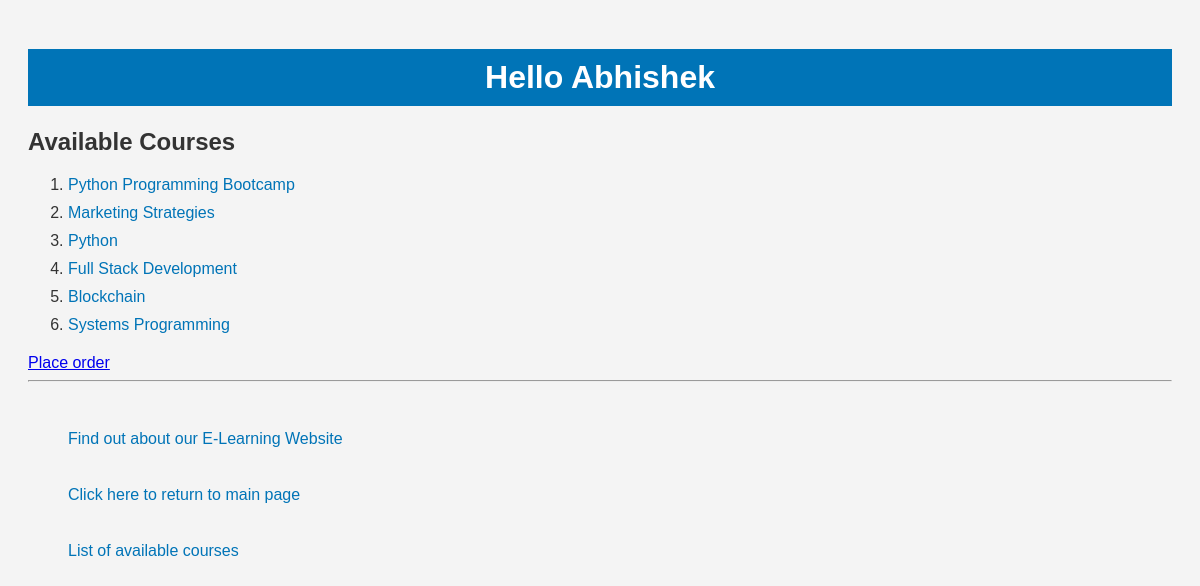
/myappF23/courses/, run on an earlier commit of the app's database.
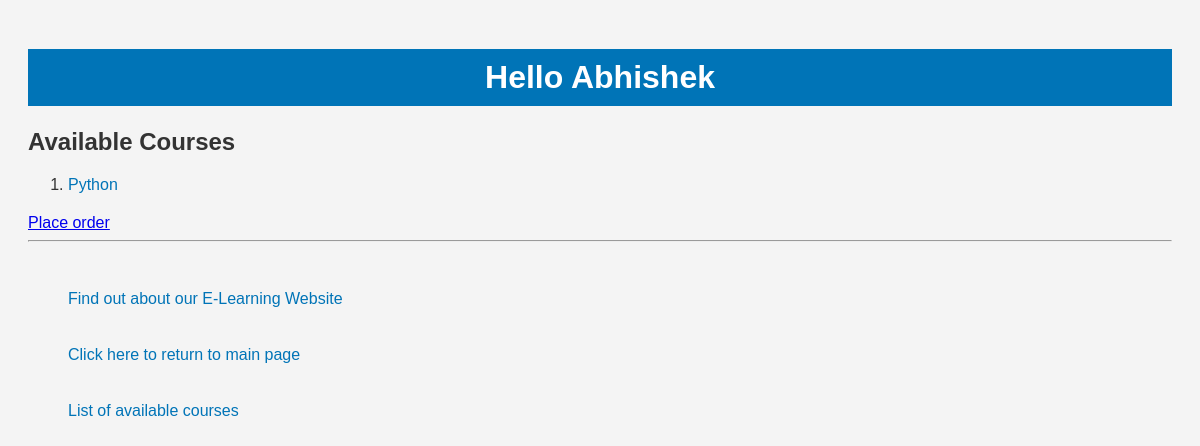
And on a later commit of the database.
### myappF23/models.py (models this page shows, shortened)
class Course(models.Model):
    title = models.CharField(max_length=200)
    description = models.TextField()
    instructor = models.ForeignKey(Instructor, on_delete=models.CASCADE)
    categories = models.ForeignKey(Category, on_delete=models.CASCADE)
    students = models.ManyToManyField(Student, blank=True)
    start_date = models.DateField()
    end_date = models.DateField()
    price = models.DecimalField(max_digits=10, decimal_places=2)
    COURSE_LEVEL_CHOICES = [('BE', 'Beginner'),
                            ('IN', 'Intermediate'),
                            ('AD', 'Advanced')]
    level = models.CharField(max_length=10, choices=COURSE_LEVEL_CHOICES, default='Beginner')
    interested = models.PositiveIntegerField(default=1)
    class Meta:
        ordering = ['title']

### myappF23/views.py (the view)
# urls.py: path('courses/', views.courses, name='courses'),
def courses(request):
    course_list = Course.objects.all().order_by('id')
    return render(request, 'myappF23/courses.html', {'course_list': course_list})

### templates/myappF23/courses.html (shortened to what this page needs)
{% extends 'myappF23/base.html' %}
{% block body_block %}
    <h2>Available Courses</h2>
    {% if course_list %}
        <ol>
            {% for course in course_list %}
                <li>
                    <a href="{% url 'myappF23:coursedetail' course.id %}">{{ course.title }}</a>
                </li>
            {% endfor %}
        </ol>
    {% else %}
        <strong>No courses available!</strong>
    {% endif %}
    <a href="{% url 'myappF23:place_order' %}">Place order</a>
{% endblock body_block %}

### templates/myappF23/base.html (shortened to what this page needs)
{% load static %}
<!DOCTYPE html>
<html lang="en">
<head>
    <link rel="stylesheet" type="text/css" href="{% static 'myappF23/styles.css'%}"/>
</head>
<body>
    <div>
        <h1>{% block myhdg %}Hello Abhishek{% endblock %}</h1>
        {% block body_block %}{% endblock %}
    </div>
    <hr/>
    <div>
        <ul>
            <li class="hbar1"><a href="{% url 'myappF23:about' %}">Find out about our E-Learning Website</a></li>
            <li class="hbar1"><a href="{% url 'myappF23:index' %}">Click here to return to main page</a></li>
            <li class="hbar1"><a href="{% url 'myappF23:courses' %}">List of available courses</a></li>
        </ul>
    </div>
</body>
</html>

### myappF23/static/myappF23/styles.css (style rules this page uses)
.hbar1 { display: inline; margin: 15px; }
body { background-color: #f4f4f4; color: #333; font-family: Arial, sans-serif; padding: 20px; }
h1 { background-color: #0074b7; color: #fff; padding: 10px; text-align: center; }
ol { list-style: decimal; margin: 20px 0; }
li a { color: #0074b7; text-decoration: none; display: block; margin: 10px 0; }
ul { list-style: disc; margin: 20px 0; }

What changed in the data, as far as the page shows it:
removed Course: title "Python Programming Bootcamp"
removed Course: title "Marketing Strategies"
removed Course: title "Full Stack Development"
removed Course: title "Blockchain"
removed Course: title "Systems Programming"
